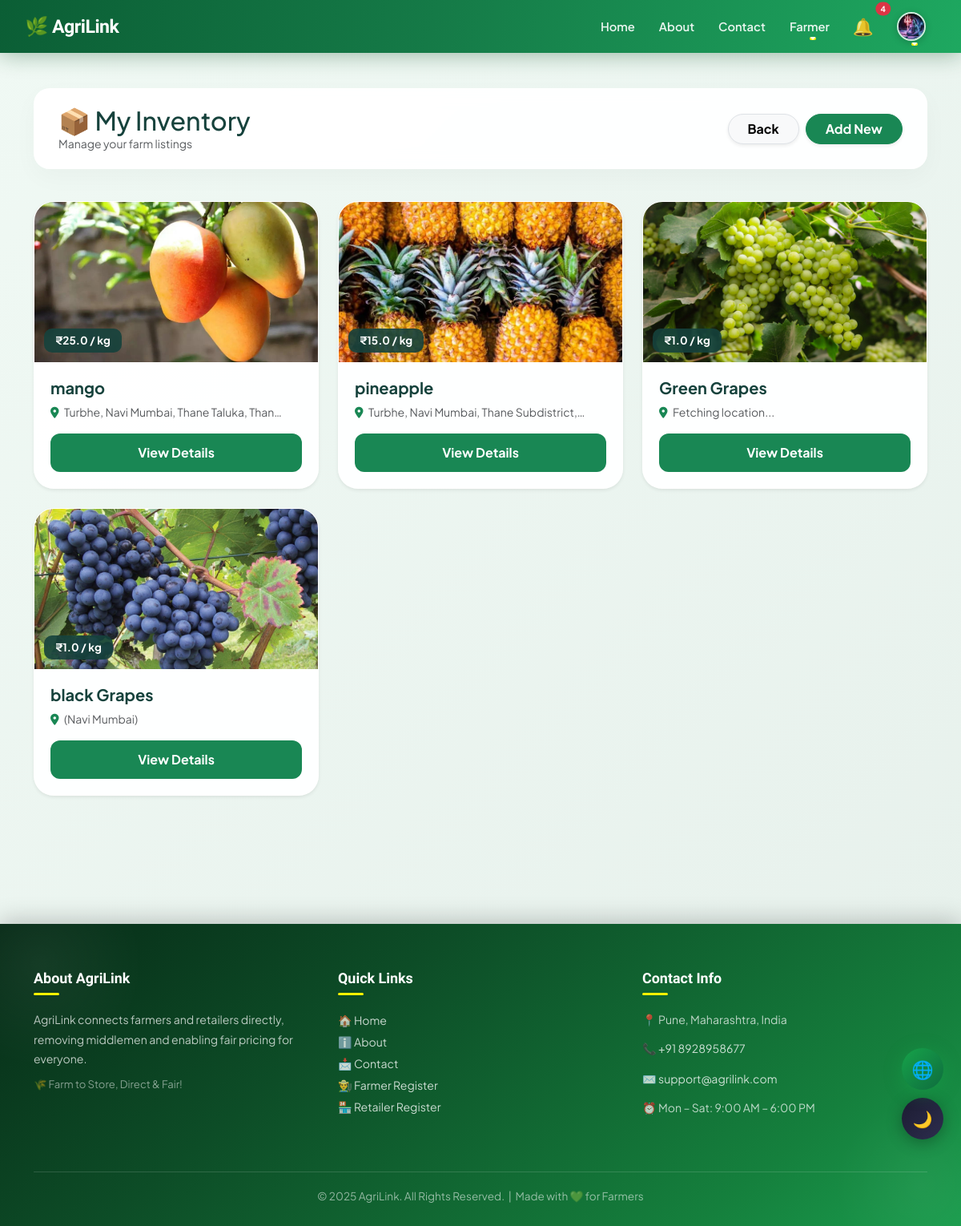
Page /show_products/ (signed in) on the committed database.
### projectapp/models.py (models this page shows, shortened)
class Product(models.Model):
    product = models.CharField(max_length=100)
    description = models.TextField()
    created_at = models.DateTimeField(default=timezone.now)
    price = models.FloatField()
    latitude = models.FloatField(null=True, blank=True)
    longitude = models.FloatField(null=True, blank=True)
    quantity = models.IntegerField()
    location = models.CharField(max_length=50)
    image = models.ImageField(upload_to='product_images/', blank=True, null=True)
    farmer = models.ForeignKey('Farmer', on_delete=models.CASCADE, related_name='products')

### projectapp/views.py (the view, shortened to what this page needs)
# urls.py: path("show_products/", views.show_products, name="show_products"),
def show_products(request):
    farmer_name = request.session.get('name')
    farmer = get_object_or_404(Farmer, name=farmer_name)
    products_to_delete = Product.objects.filter(farmer=farmer, quantity__lte=0)
    products = Product.objects.filter(farmer=farmer)
    return render(request, "show_products.html", {"products": products})

### projectapp/context_processors.py (called while the page is built)
def navbar_notifications(request):
    user_type = request.session.get('user_type')
    name = request.session.get('name')
    notes = []
    if user_type == "farmer" and name:
        notes = Notification.objects.filter(receiver_farmer__name=name, is_read=False).order_by('-timestamp')
    elif user_type == "retailer" and name:
        notes = Notification.objects.filter(receiver_retailer__name=name, is_read=False).order_by('-timestamp')
    elif user_type == "driver" and name:
        notes = Notification.objects.filter(receiver_driver__name=name, is_read=False).order_by('-timestamp')
    return {'navbar_notes': notes, 'user_type': user_type}

### projectapp/templates/show_products.html (shortened to what this page needs)
{% extends 'master.html' %}
{% load static %}
{% block body %}
<link rel="stylesheet" href="https://cdnjs.cloudflare.com/ajax/libs/font-awesome/6.4.0/css/all.min.css">
<div class="container main-wrapper">
    <div class="inventory-nav">
        <div>
            <h2 class="fw-800 mb-0" style="color: var(--dark-green);">📦 My Inventory</h2>
            <p class="text-muted small mb-0">Manage your farm listings</p>
        </div>
        <div class="d-flex gap-2">
            <a href="javascript:history.back()" class="btn btn-light rounded-pill px-4 border shadow-sm fw-bold">Back</a>
            <a href="/add_product/" class="btn btn-success rounded-pill px-4 shadow-sm fw-bold">Add New</a>
        </div>
    </div>
    <div class="row g-4">
        {% for p in products %}
        <div class="col-lg-4 col-md-6 col-12">
            <div class="card product-card shadow-sm">
                <div class="image-container">
                    {% if p.image %}
                        <img src="{{ p.image.url }}" class="product-img">
                    {% else %}
                        <img src="{% static 'images/no-image.jpg' %}" class="product-img">
                    {% endif %}
                    <div class="price-badge">₹{{ p.price }} / kg</div>
                </div>
                <div class="card-body-content">
                    <h5 class="fw-bold mb-2" style="color: var(--dark-green);">{{ p.product }}</h5>
                    <p class="text-muted small mb-3"><i class="fas fa-location-dot text-success me-1"></i> {{ p.location|truncatechars:40 }}</p>
                    <button type="button" class="btn-action-view" data-bs-toggle="modal" data-bs-target="#productModal{{ p.id }}">
                        View Details
                    </button>
                </div>
            </div>
        </div>
        {% endfor %}
    </div>
</div>
{% endblock %}

### projectapp/templates/master.html (style rules this page uses)
:root { --g50: #f0fdf4; --g100: #dcfce7; --g200: #bbf7d0; --g400: #4ade80; --g500: #22c55e; --g600: #16a34a; --g700: #15803d; --g800: #166534; --g900: #14532d; --bg: #ffffff; --bg2: #f0fdf4; --bg3: #ffffff; --txt: #0d1f14; --txt2: #3d6650; --txt3: #6b8070; --bdr: #d1fae5; --inp: #f8fffc; --sh1: 0 1px 4px rgba(10,40,20,.07); --sh2: 0 4px 18px rgba(10,40,20,.11); --sh3: 0 14px 44px rgba(10,40,20,.15); --stripe: #f0fdf4; }
*, *::before, *::after { box-sizing: border-box; }
html { scroll-behavior: smooth; }
body { font-family: 'Plus Jakarta Sans', sans-serif; background: var(--bg); color: var(--txt); transition: background .35s, color .35s; overflow-x: hidden; top: 0 !important; margin: 0; padding: 0; }

### projectapp/templates/show_products.html (style rules this page uses)
:root { --primary-green: #198754; --dark-green: #16423C; --glass: rgba(255, 255, 255, 0.95); }
body { background: linear-gradient(135deg, #f0f9f4 0%, #e6f0eb 100%); background-attachment: fixed; font-family: 'Plus Jakarta Sans', sans-serif; }
.main-wrapper { margin-top: 110px; padding-bottom: 100px; }
.inventory-nav { background: var(--glass); backdrop-filter: blur(10px); border-radius: 20px; padding: 20px 30px; border: 1px solid rgba(255,255,255,0.6); box-shadow: 0 10px 30px rgba(0,0,0,0.03); display: flex; justify-content: space-between; align-items: center; margin-bottom: 40px; }
.product-card { background: var(--glass); border-radius: 25px; border: 1px solid rgba(255,255,255,0.7); transition: all 0.4s cubic-bezier(0.165, 0.84, 0.44, 1); overflow: hidden; height: 100%; display: flex; flex-direction: column; }
.image-container { position: relative; height: 200px; overflow: hidden; }
.product-img { width: 100%; height: 100%; object-fit: cover; transition: 0.6s; }
.price-badge { position: absolute; bottom: 12px; left: 12px; background: rgba(22, 66, 60, 0.9); color: white; padding: 5px 14px; border-radius: 10px; font-weight: 700; font-size: 0.85rem; }
.card-body-content { padding: 20px; flex-grow: 1; }
.btn-action-view { background: var(--primary-green); color: white; border: none; width: 100%; padding: 12px; border-radius: 12px; font-weight: 700; transition: 0.3s; }

### rows in the picture
Product: image (picture), price "25.0", product "mango", location "Turbhe, Navi Mumbai, Thane Taluka, Than…"
Product: image (picture), price "15.0", product "pineapple", location "Turbhe, Navi Mumbai, Thane Subdistrict,…"
Product: image (picture), price "1.0", product "Green Grapes", location "Fetching location..."
Product: image (picture), price "1.0", product "black Grapes", location "(Navi Mumbai)"

### other values in the picture
{{ navbar_notes|length }} "4"
